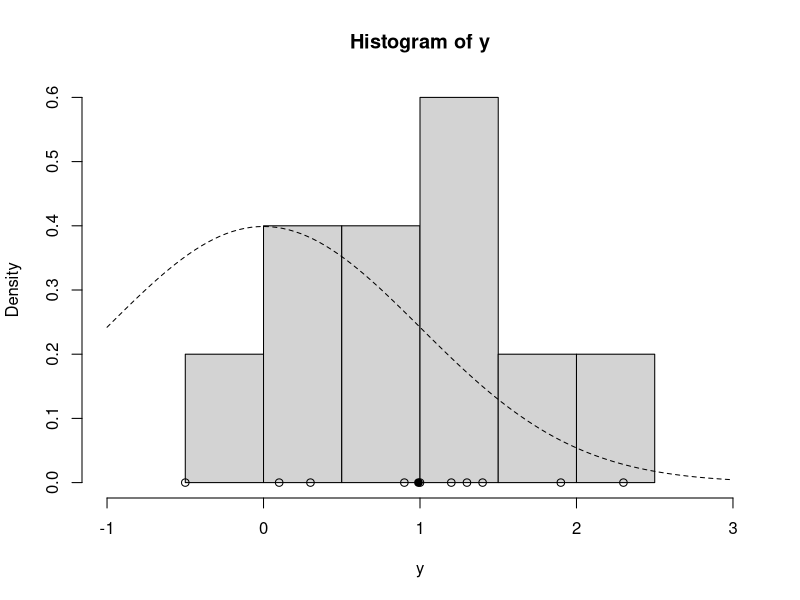
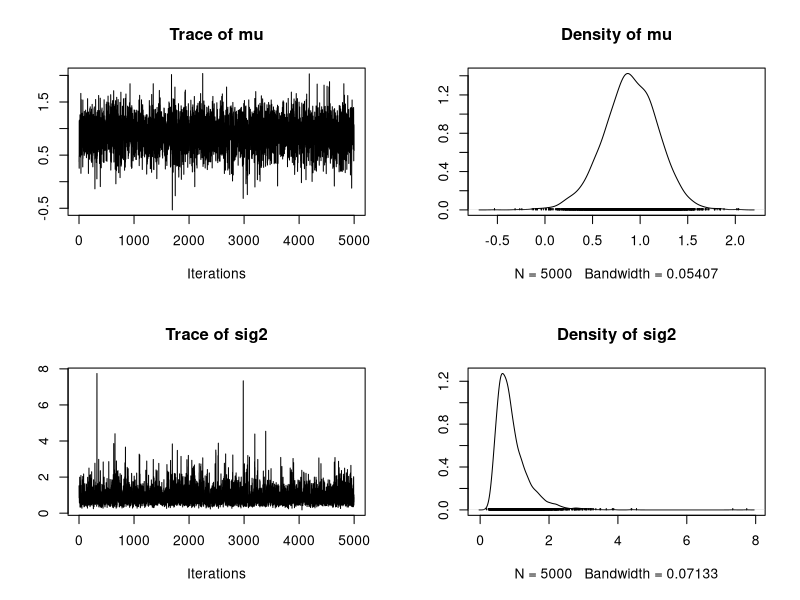

Write R code to recreate these figures, in order.
#Gibbs Sampler

#Y_i |mu ~ N(mu, sigma_sq) likelihood
#mu~N(mu_0, sigma_sq_0) conjugate prior for mu
#sigma_sq~IG(nu_0, beta_0) conjugate prior for sigma_sq

#using the joint distribution (multiply the cdfs) 
#we simplify the posteriors by removing conditional constants
#we have our conditional posteriors ceteris paribus the other variables
#values are then updated using the last update from the other variable and so on

#Define posterior distributions for mu and sigma_sq variables

update_mu = function(n, ybar, sig2, mu_0, sig2_0) {
  sig2_1 = 1.0 / (n / sig2 + 1.0 / sig2_0)
  mu_1 = sig2_1 * (n * ybar / sig2 + mu_0 / sig2_0)
  rnorm(n=1, mean=mu_1, sd=sqrt(sig2_1))
}

update_sig2 = function(n, y, mu, nu_0, beta_0) {
  nu_1 = nu_0 + n / 2.0
  sumsq = sum( (y - mu)^2 ) # vectorized
  beta_1 = beta_0 + sumsq / 2.0
  out_gamma = rgamma(n=1, shape=nu_1, rate=beta_1) # rate for gamma is shape for inv-gamma
  1.0 / out_gamma # reciprocal of a gamma random variable is distributed inv-gamma
}

#Define Gibbs sampler
gibbs = function(y, n_iter, init, prior) {
  ybar = mean(y)
  n = length(y)
  
  ## initialize
  mu_out = numeric(n_iter)
  sig2_out = numeric(n_iter)
  
  mu_now = init$mu
  
  ## Gibbs sampler
  for (i in 1:n_iter) {
    sig2_now = update_sig2(n=n, y=y, mu=mu_now, nu_0=prior$nu_0, beta_0=prior$beta_0)
    mu_now = update_mu(n=n, ybar=ybar, sig2=sig2_now, mu_0=prior$mu_0, sig2_0=prior$sig2_0)
    
    sig2_out[i] = sig2_now
    mu_out[i] = mu_now
  }
  
  cbind(mu=mu_out, sig2=sig2_out)
}

#Set-up problem
#Example
y = c(1.2, 1.4, -0.5, 0.3, 0.9, 2.3, 1.0, 0.1, 1.3, 1.9)
ybar = mean(y)
n = length(y)

## prior
prior = list()
prior$mu_0 = 0.0
prior$sig2_0 = 1.0
prior$n_0 = 2.0 # prior effective sample size for sig2
prior$s2_0 = 1.0 # prior point estimate for sig2
prior$nu_0 = prior$n_0 / 2.0 # prior parameter for inverse-gamma
prior$beta_0 = prior$n_0 * prior$s2_0 / 2.0 # prior parameter for inverse-gamma

hist(y, freq=FALSE, xlim=c(-1.0, 3.0)) # histogram of the data
curve(dnorm(x=x, mean=prior$mu_0, sd=sqrt(prior$sig2_0)), lty=2, add=TRUE) # prior for mu
points(y, rep(0,n), pch=1) # individual data points
points(ybar, 0, pch=19) # sample mean


#Run Gibbs sampler
set.seed(53)

init = list()
init$mu = 0.0

post = gibbs(y=y, n_iter=5e3, init=init, prior=prior)

#Posterior distribution analysis
head(post)

library("coda")
plot(as.mcmc(post))

summary(as.mcmc(post))
